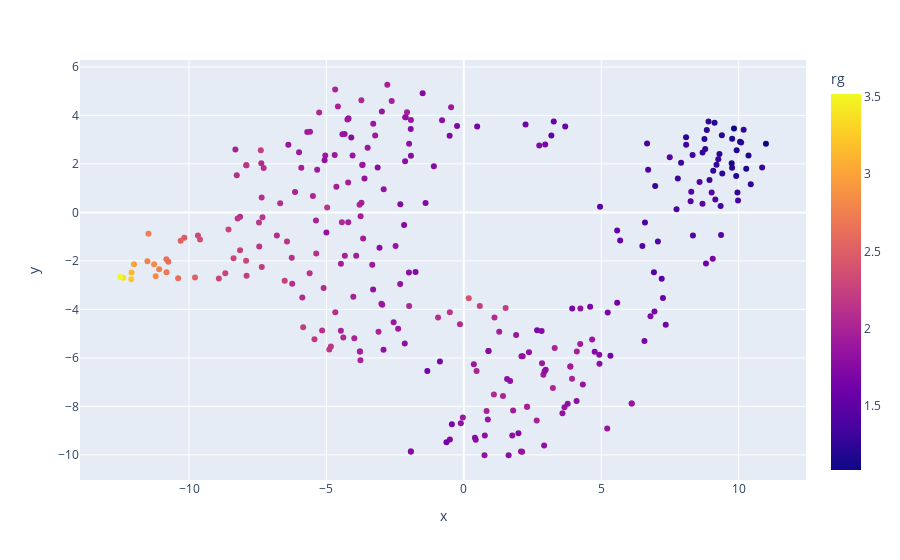

Source (notebook cell):
### Markdown cell above
Based on the visualization using original labels here we can confirm that how PED00156 (Random) enmsemble is different from PED00157 and PED00158 in terms of the dihederal angles distribution.

### Code cell
vis.dimensionality_reduction_scatter(color_by='rg', kde_by_ensemble=True, size=20, n_comp=2,plotly=True);

### Figure 1 — Plotly figure (JSON) as saved in the notebook; plotly's stock layout.template omitted (floating-point values rounded to 4 significant figures; data arrays with more than 128 entries replaced by an {"elided": "..."} marker saying what was removed)
{"data": [{"customdata": {"elided": "288x1 str values"}, "hovertemplate": "x=%{x}<br>y=%{y}<br>index=%{customdata[0]}<br>color=%{marker.color}<extra></extra>", "legendgroup": "", "marker": {"color": {"elided": "288 float values"}, "coloraxis": "coloraxis", "symbol": "circle"}, "mode": "markers", "name": "", "orientation": "v", "showlegend": false, "type": "scatter", "x": {"elided": "288 float values"}, "xaxis": "x", "y": {"elided": "288 float values"}, "yaxis": "y"}], "layout": {"coloraxis": {"colorbar": {"title": {"text": "rg"}}, "colorscale": [[0, "#0d0887"], [0.1111, "#46039f"], [0.2222, "#7201a8"], [0.3333, "#9c179e"], [0.4444, "#bd3786"], [0.5556, "#d8576b"], [0.6667, "#ed7953"], [0.7778, "#fb9f3a"], [0.8889, "#fdca26"], [1, "#f0f921"]]}, "legend": {"tracegroupgap": 0}, "margin": {"t": 60}, "xaxis": {"anchor": "y", "domain": [0, 1], "title": {"text": "x"}}, "yaxis": {"anchor": "x", "domain": [0, 1], "title": {"text": "y"}}}}
